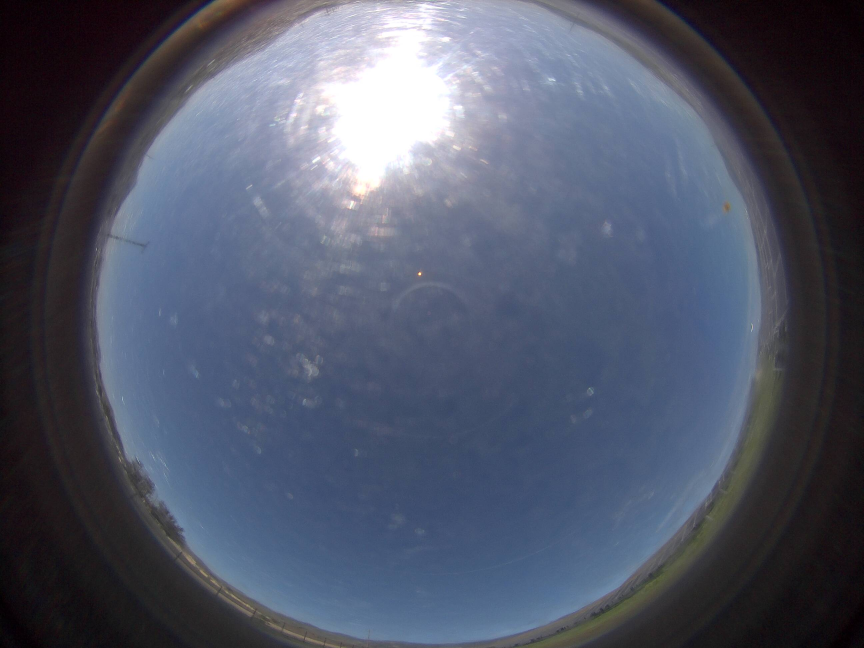
#> input picture Data/test_sky_camera_images/2020-02-13-14-30-0.jpg, 2592 x 1944 px, found by its file name (shown at 1/3 size)
$ python cloud_cover.py
#> lines starting #> are read from the running program, lines starting #| are printed output that depends on the picture; after the words box and inside, x2 and y2 are one past the last pixel; in counts of white or black regions, pixels touching at a corner belong together; long printed decimals are rounded
from PIL import Image
import numpy as np
from numpy import asarray
from skimage.filters.rank import median
from skimage.morphology import disk
from skimage import draw, io

# Next steps: Adjust threshold for haze index (guess and check). Also take a look at software to locate sun + remove brightest points in image.
# In addition, begin compiling dataset.

def main():

    sky_trimmed = load_and_trim('C:\\Users\\David\\Documents\\Research\\sky_camera_images\\2020-02-13-14-30-0.jpg')
    #sky_trimmed = load_and_trim('C:\\Users\\David\\Documents\\Research\\sky_camera_images\\2019-05-21-09-55-0.jpg')
    haze_index_im = process_image_haze_index(sky_trimmed)
    rb_ratio_im = process_image_rb_ratio(sky_trimmed)
    print(calculate_cloud_cover(rb_ratio_im))

    io.imsave("sky_trimmed.jpg", sky_trimmed)
    io.imsave("rb_ratio_no_haze.jpg", rb_ratio_im)
    io.imsave("haze.jpg", haze_index_im)

def load_and_trim(filename):
    sky = io.imread(filename)
#> sky is the input picture: shape (1944, 2592, 3); mean R, G, B 81.1, 87.1, 104.8
    sky_trimmed = trim_outer_circle(sky)
    return sky_trimmed

def trim_outer_circle(sky):
    x1_trim = 300
    x2_trim = 2280

    width = sky.shape[0]
#> width = 1944
    height = sky.shape[1]
#> height = 2592
    center_on_width = int(width / 2)
#> center_on_width = 972
    center_on_height = int(height / 2)
#> center_on_height = 1296
    circle_radius = 971

    sky_circle = np.zeros((width, height), dtype=np.uint8)
    rr, cc = draw.circle(center_on_width, center_on_height, circle_radius)
    sky_circle[rr, cc] = 1
    sky_trimmed = sky.copy()
    sky_trimmed[sky_circle == 0] = 0
    return sky_trimmed[:, x1_trim: x2_trim]

def process_image_rb_ratio(image):
    rb_ratio = image[..., 0] / image[..., 2]
    threshold = 0.9
    rb_ratio[rb_ratio > threshold] = 255
    rb_ratio[rb_ratio <= threshold] = 0
    return median(rb_ratio, disk(10))

def process_image_haze_index(image):
    b = image[..., 0]
    g = image[..., 1]
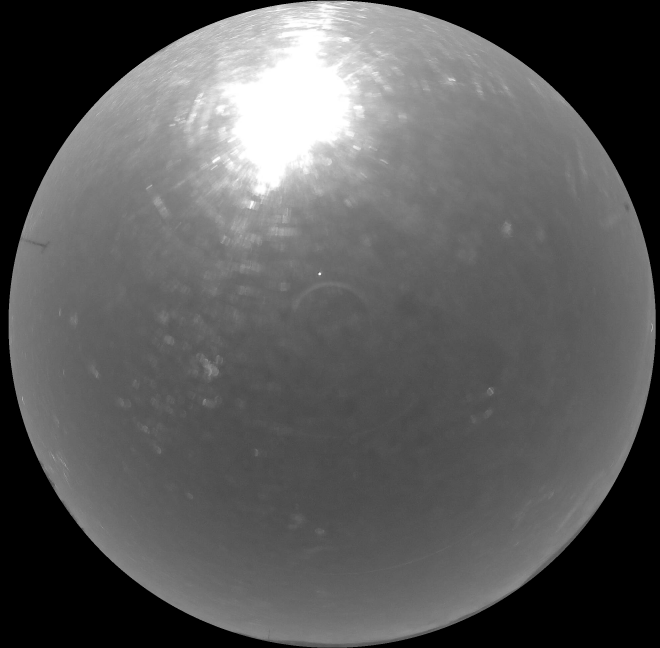
#> g: shape (1944, 1980) (shown at 1/3 size); min 0, max 255, mean 90.9
    r = image[..., 2]
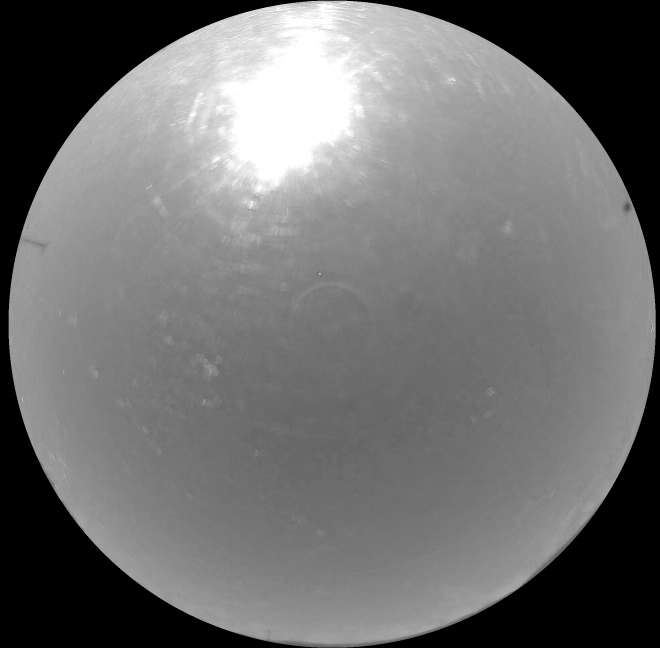
#> r: shape (1944, 1980) (shown at 1/3 size); min 0, max 255, mean 111.5
    haze_index = (((r + b) / 2) - g) / (((r + b) / 2) + g)
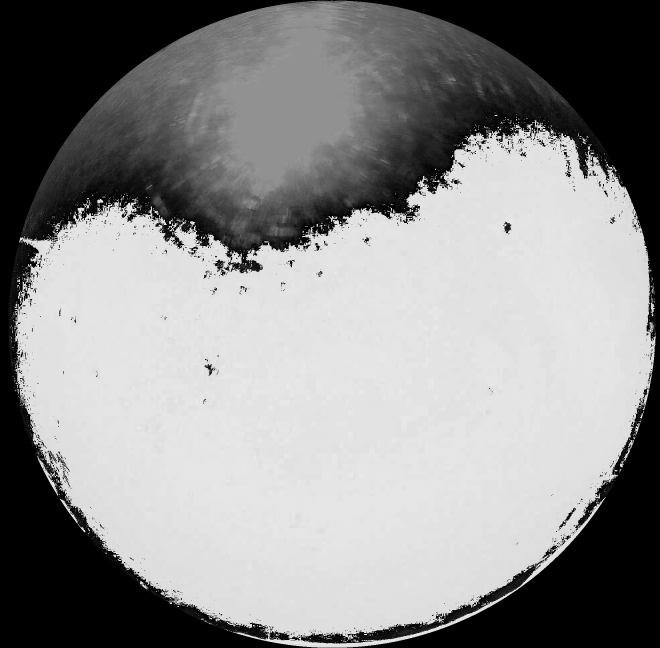
#> haze_index: shape (1944, 1980) float64 (shown at 1/3 size); 23.05% of the values are NaN or infinite; the others: min -1, max 0.165, mean -0.164; drawn with min black, max white, NaN and infinite black
    haze_index[haze_index > 0] = 255
    haze_index[haze_index <= 0] = 0
    #return haze_index
    return median(haze_index, disk(10))
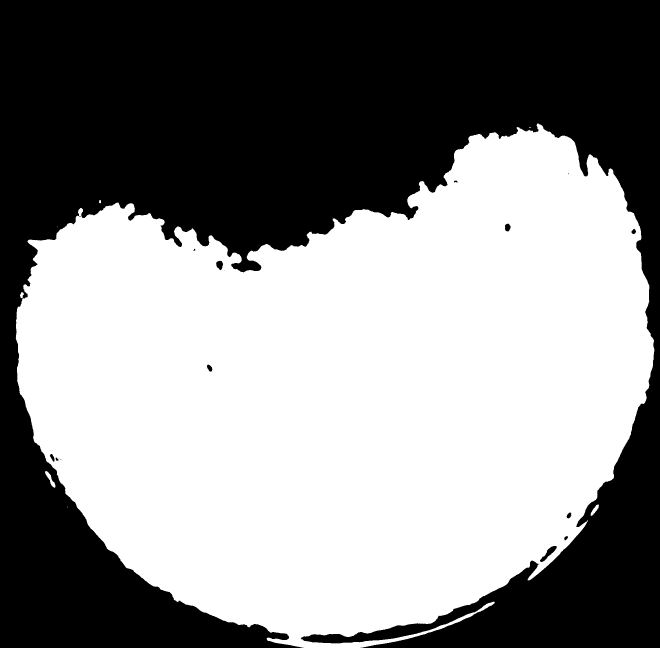
#> returned value: shape (1944, 1980) (shown at 1/3 size); 54.3% white; 17 black regions (5 under 20 px), largest, box (x1, y1, x2, y2) and area: (0, 0, 1980, 1944) 1756722, (1620, 1638, 1670, 1686) 794, (648, 782, 669, 811) 411
#> in process_image_rb_ratio, `rb_ratio = image[..., 0] / image[..., 2]`:
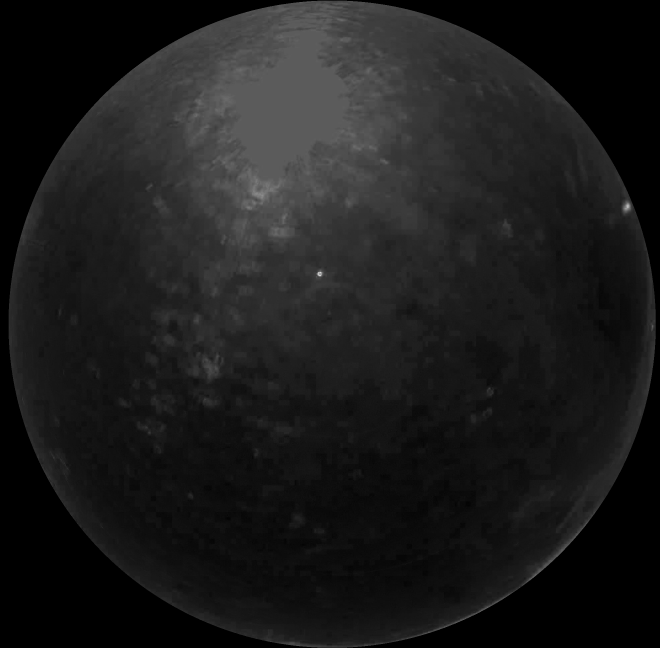
#> rb_ratio: shape (1944, 1980) float64 (shown at 1/3 size); 23.05% of the values are NaN or infinite; the others: min 0.5, max 1.89, mean 0.697; drawn with min black, max white, NaN and infinite black
#> in process_image_rb_ratio, `return median(rb_ratio, disk(10))`:
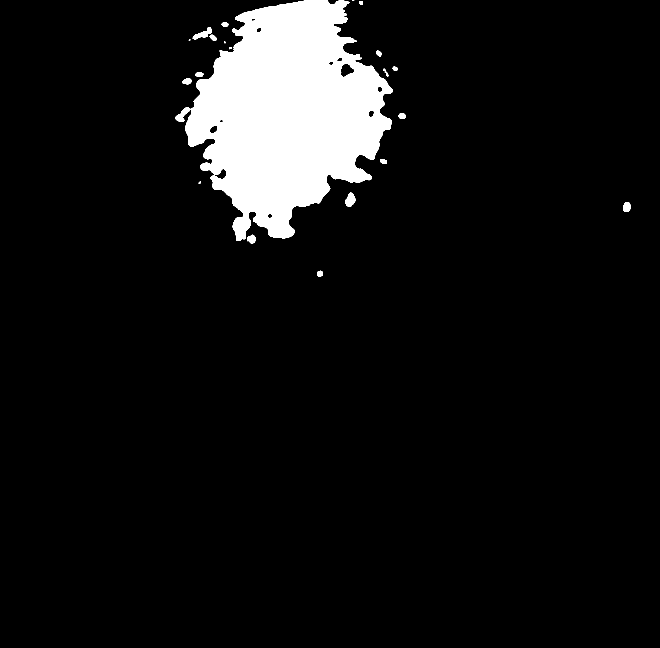
#> returned value: shape (1944, 1980) (shown at 1/3 size); 7.4% white; 22 white regions (3 under 20 px), largest, box (x1, y1, x2, y2) and area: (556, 0, 1179, 723) 279967, (1036, 578, 1067, 620) 875, (526, 322, 571, 366) 873

def calculate_cloud_cover(image):
    circle_radius = 971
    pixels_in_circle = int(np.pi * (circle_radius ** 2))
    white = 255
    flattened_image = image.flatten()
    white_pixels = np.sum(flattened_image == white)
#> white_pixels = 286178
    cloud_percentage = white_pixels / pixels_in_circle * 100
#> cloud_percentage = 9.66
    return cloud_percentage


if __name__ == "__main__":
    main()
#| 9.662
#> in main, `io.imsave("rb_ratio_no_haze.jpg", rb_ratio_im)`:
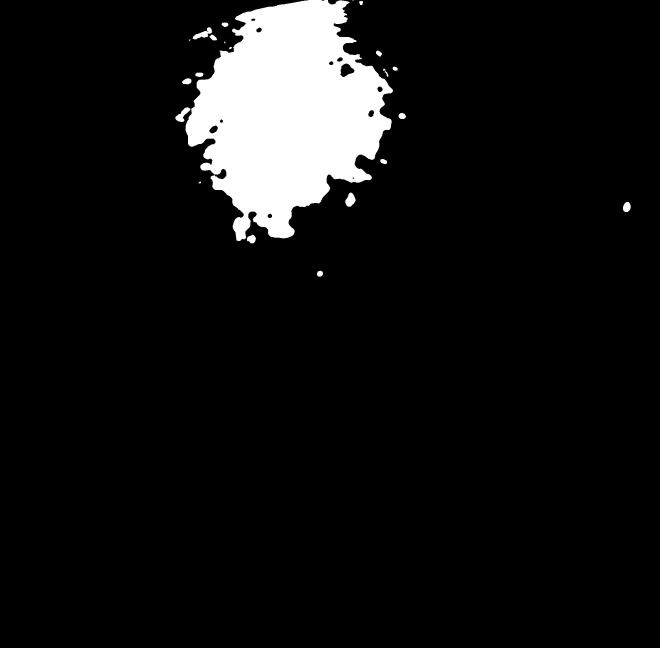
#> saved as rb_ratio_no_haze.jpg: shape (1944, 1980) (shown at 1/3 size); min 0, max 255, mean 19

$ run again, with Data/test_sky_camera_images/2019-05-21-09-55-0.jpg copied over Data/test_sky_camera_images/2020-02-13-14-30-0.jpg
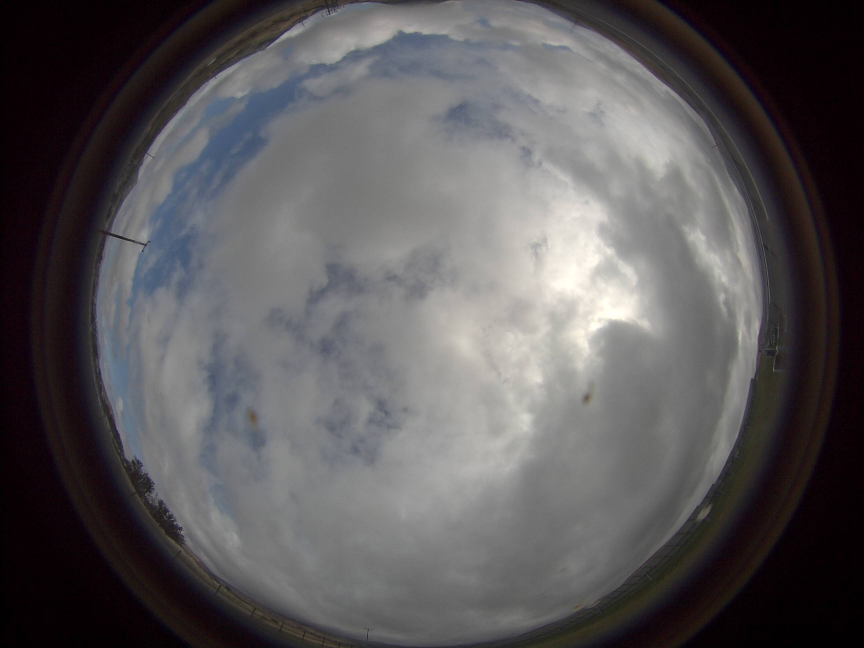
#> input picture Data/test_sky_camera_images/2019-05-21-09-55-0.jpg, 2592 x 1944 px, found by its file name (shown at 1/3 size)
#> in load_and_trim, sky is the input picture: shape (1944, 2592, 3); mean R, G, B 89.7, 87, 88.9
#> in process_image_haze_index, `return median(haze_index, disk(10))`:
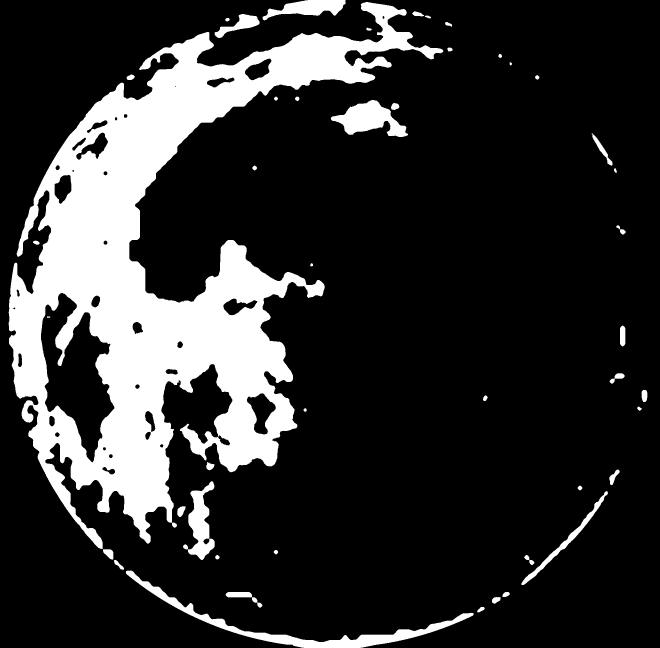
#> returned value: shape (1944, 1980) (shown at 1/3 size); 18.6% white; 46 white regions, largest, box (x1, y1, x2, y2) and area: (26, 6, 1330, 1647) 641606, (377, 1712, 1421, 1944) 24039, (992, 300, 1224, 411) 13077
#> in process_image_rb_ratio, `return median(rb_ratio, disk(10))`:
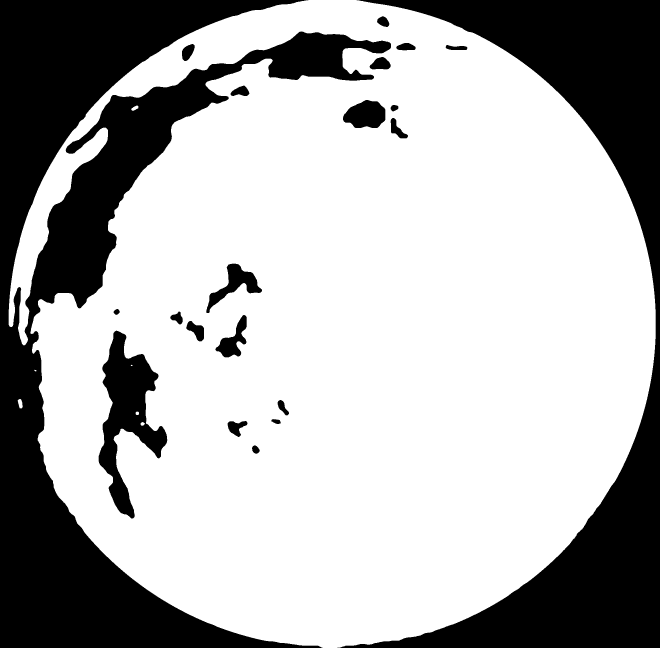
#> returned value: shape (1944, 1980) (shown at 1/3 size); 69.3% white; 21 black regions, largest, box (x1, y1, x2, y2) and area: (0, 0, 1173, 1944) 666657, (1012, 0, 1980, 1944) 432635, (296, 992, 502, 1556) 47615
#> white_pixels = 2667123
#> cloud_percentage = 90.04
#| 90.044

$ run again, with Data/test_sky_camera_images/2019-05-21-09-00-0.jpg copied over Data/test_sky_camera_images/2020-02-13-14-30-0.jpg
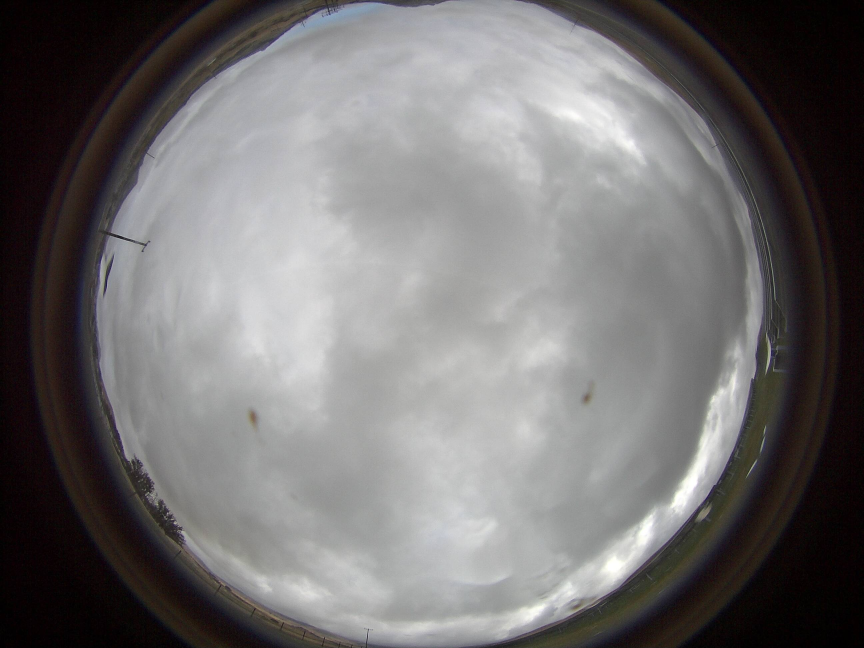
#> input picture Data/test_sky_camera_images/2019-05-21-09-00-0.jpg, 2592 x 1944 px, found by its file name (shown at 1/3 size)
#> in load_and_trim, sky is the input picture: shape (1944, 2592, 3); mean R, G, B 114.3, 111.9, 112.3
#> in process_image_haze_index, `return median(haze_index, disk(10))`:
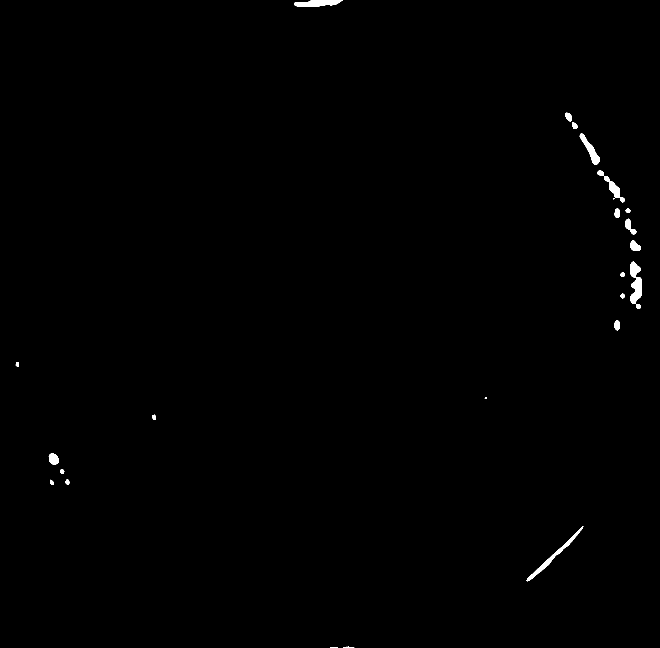
#> returned value: shape (1944, 1980) (shown at 1/3 size); 0.4% white; 24 white regions (1 under 20 px), largest, box (x1, y1, x2, y2) and area: (1892, 785, 1926, 927) 2892, (1580, 1579, 1750, 1744) 2237, (883, 0, 1028, 21) 2101
#> in process_image_rb_ratio, `return median(rb_ratio, disk(10))`:
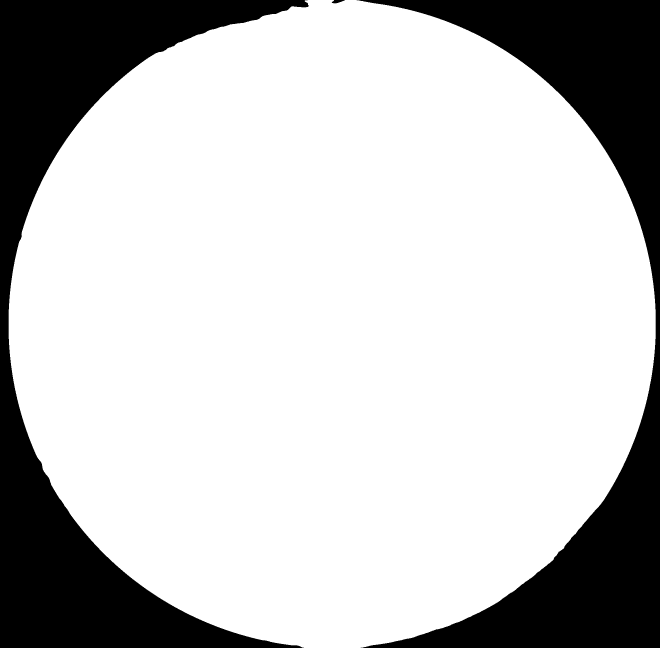
#> returned value: shape (1944, 1980) (shown at 1/3 size); 76.7% white; 3 black regions, box (x1, y1, x2, y2) and area: (0, 0, 926, 1944) 464758, (1070, 0, 1980, 1944) 432710, (995, 0, 1035, 10) 250
#> white_pixels = 2951402
#> cloud_percentage = 99.64
#| 99.641

$ run again, with Data/test_sky_camera_images/2019-05-21-09-05-0.jpg copied over Data/test_sky_camera_images/2020-02-13-14-30-0.jpg
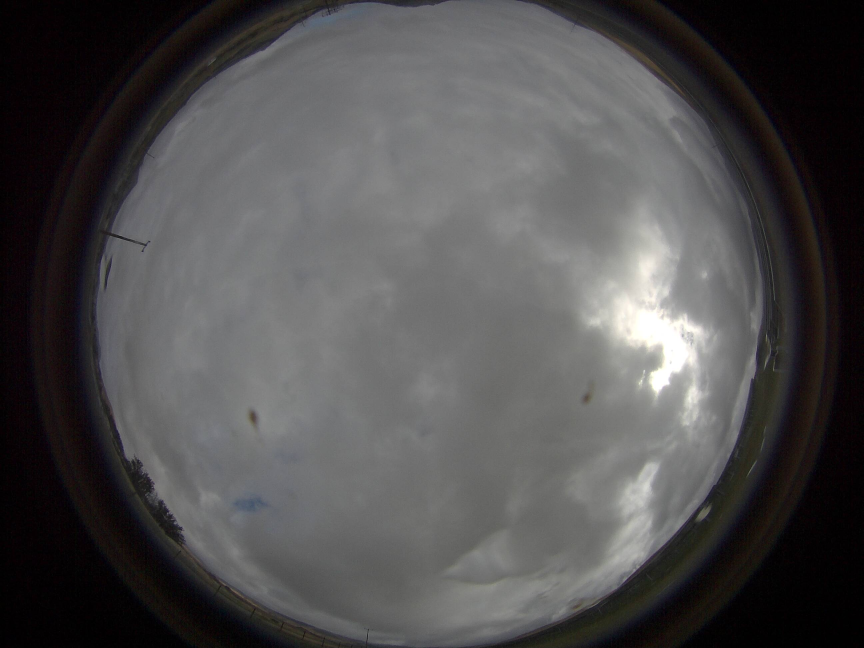
#> input picture Data/test_sky_camera_images/2019-05-21-09-05-0.jpg, 2592 x 1944 px, found by its file name (shown at 1/3 size)
#> in load_and_trim, sky is the input picture: shape (1944, 2592, 3); mean R, G, B 79.7, 78.3, 78.9
#> in process_image_rb_ratio, `return median(rb_ratio, disk(10))`:
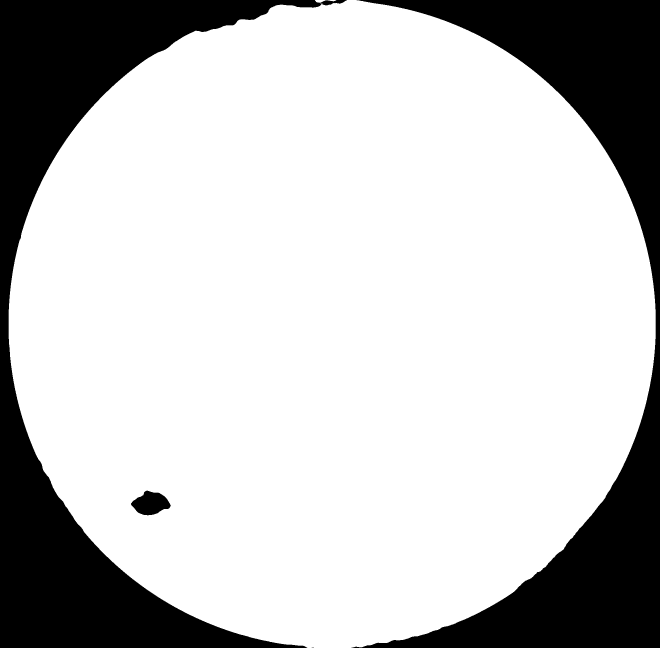
#> returned value: shape (1944, 1980) (shown at 1/3 size); 76.6% white; 4 black regions (1 under 20 px), largest, box (x1, y1, x2, y2) and area: (0, 0, 1041, 1944) 463583, (1054, 0, 1980, 1944) 433026, (393, 1472, 512, 1546) 5763
#> white_pixels = 2946741
#> cloud_percentage = 99.48
#| 99.484
